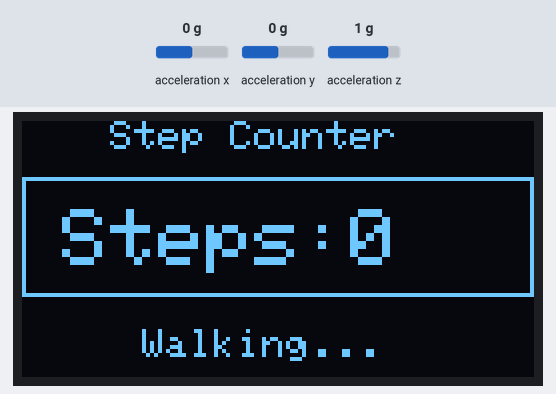
This sketch was run on a simulated Arduino Uno, built with avr-gcc and run on an emulated ATmega328P. On the bench: 128×64 one-colour display. Wiring (inferred from the names in the program): MPU-6050 motion sensor at I2C address 0x68. Inputs (shaded band) come from the test bench; at power-on: acceleration x 0 g, acceleration y 0 g, acceleration z 1 g. What the sketch prints to the serial monitor is not drawn.

Above: at 0.1 s.
At 1.2 s:
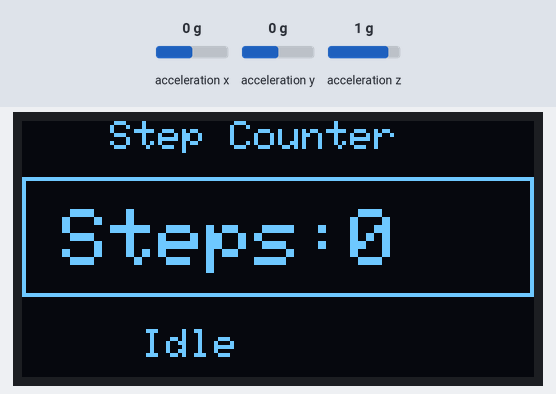
1.3 s: acceleration x set to -1.4 g
At 1.8 s:
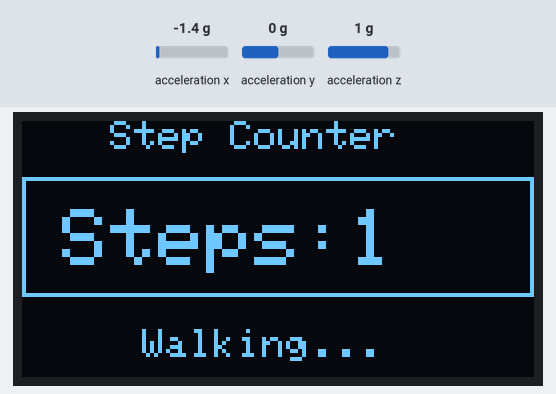
Timing chart, 0 to 4.3 s (numbered marks = the images above; inputs shaded):
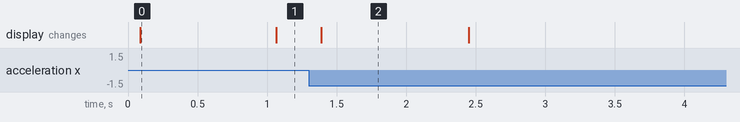

Measured:
- after the input at 1.3 s, the display: changes after 0.09 s (image 2)
- what the display in image 0 shows lasts 1.0 s, from 0.1 s to 1.1 s
- what the display in image 2 shows lasts 1.1 s, from 1.4 s to 2.5 s

The sketch:

MPU6050_Step_Counter.ino
```cpp
  #include <Wire.h>
#include <Adafruit_GFX.h>
#include <Adafruit_SSD1306.h>
#include <math.h>

#define SCREEN_WIDTH 128
#define SCREEN_HEIGHT 64

Adafruit_SSD1306 display(SCREEN_WIDTH, SCREEN_HEIGHT, &Wire, -1);

int16_t AcX, AcY, AcZ;

int steps = 0;
bool stepDetected = false;
unsigned long lastStepTime = 0;

void setup() {
  Serial.begin(9600);
  Wire.begin();

  // Wake MPU6050
  Wire.beginTransmission(0x68);
  Wire.write(0x6B);
  Wire.write(0);
  Wire.endTransmission(true);

  // OLED
  if (!display.begin(SSD1306_SWITCHCAPVCC, 0x3C)) {
    while (1);
  }

  display.clearDisplay();
  display.display();
}

void loop() {

  // Read MPU6050
  Wire.beginTransmission(0x68);
  Wire.write(0x3B);
  Wire.endTransmission(false);

  Wire.requestFrom(0x68, 6, true);

  AcX = Wire.read() << 8 | Wire.read();
  AcY = Wire.read() << 8 | Wire.read();
  AcZ = Wire.read() << 8 | Wire.read();

  // Total acceleration magnitude
  float accMagnitude = sqrt(
    (long)AcX * AcX +
    (long)AcY * AcY +
    (long)AcZ * AcZ
  );

  String status = "Idle";

  // Step detection threshold
  if (accMagnitude > 22000 &&
      !stepDetected &&
      millis() - lastStepTime > 300) {

    steps++;
    stepDetected = true;
    lastStepTime = millis();
  }

  if (accMagnitude < 18000) {
    stepDetected = false;
  }

  if (millis() - lastStepTime < 1000) {
    status = "Walking...";
  }

  // OLED Display
  display.clearDisplay();

  display.setTextSize(1);
  display.setTextColor(WHITE);

  display.setCursor(22, 0);
  display.println("Step Counter");

  display.drawRect(0, 14, 128, 30, WHITE);

  display.setTextSize(2);
  display.setCursor(10, 22);
  display.print("Steps:");
  display.print(steps);

  display.setTextSize(1);
  display.setCursor(30, 52);
  display.println(status);

  display.display();

  Serial.print("Steps: ");
  Serial.print(steps);
  Serial.print("  Acceleration: ");
  Serial.println(accMagnitude);

  delay(50);
}
```
